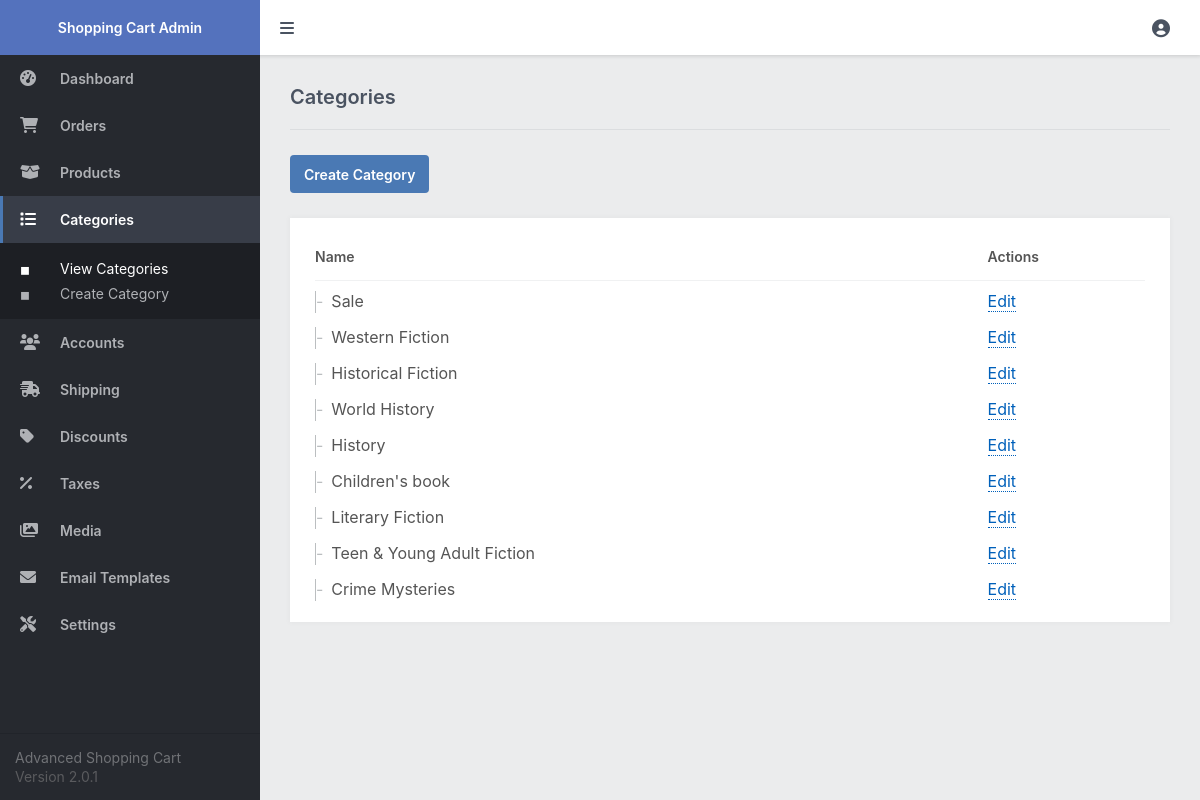
/admin/index.php?page=categories (signed in), run on the app's committed database.
### tables this page shows
CREATE TABLE `categories` (
  `id` int(11) NOT NULL,
  `name` varchar(255) NOT NULL,
  `parent_id` int(11) NOT NULL DEFAULT 0
);

### admin/index.php (called while the page is built, shortened)
<?php
include '../functions.php';
$page = isset($_GET['page']) && file_exists($_GET['page'] . '.php') ? $_GET['page'] : 'dashboard';
include $page . '.php';
?>

### admin/categories.php (the view, shortened to what this page needs)
<?php
$stmt = $pdo->prepare('SELECT * FROM categories');
$stmt->execute();
$categories = $stmt->fetchAll(PDO::FETCH_ASSOC);
function admin_populate_categories($categories, $parent_id = 0, $n = 0) {
    $html = '';
    foreach ($categories as $category) {
        if ($parent_id == $category['parent_id']) {
            $html .= '
            <tr>
                <td><span style="padding-right:8px;color:#bbbec0;border-left:1px solid #bbbec0;padding-bottom:2px;">-' . str_repeat('----', $n) . '</span>' . $category['name'] . '</td>
                <td><a href="index.php?page=category&id=' . $category['id'] . '" class="link1">Edit</a></td>
            </tr>
            ';
            $html .= admin_populate_categories($categories, $category['id'], $n+1);
        }
    }
    return $html;
}
?>
<?=template_admin_header('Categories', 'categories')?>
<div class="content-title">
    <h2>Categories</h2>
</div>
<div class="content-header responsive-flex-column pad-top-5">
    <a href="index.php?page=category" class="btn">Create Category</a>
</div>
<div class="content-block">
    <div class="table">
        <table>
            <thead>
                <tr>
                    <td>Name</td>
                    <td>Actions</td>
                </tr>
            </thead>
            <tbody>
                <?php if (empty($categories)): ?>
                <tr>
                    <td colspan="8" style="text-align:center;">There are no categories</td>
                </tr>
                <?php else: ?>
                <?=admin_populate_categories($categories)?>
                <?php endif; ?>
            </tbody>
        </table>
    </div>
</div>
<?=template_admin_footer()?>

### admin/admin.css (style rules this page uses)
* { box-sizing: border-box; font-family: -apple-system, BlinkMacSystemFont, "segoe ui", roboto, oxygen, ubuntu, cantarell, "fira sans", "droid sans", "helvetica neue", Arial, sans-serif; font-size: 16px; }
html { height: 100%; }
body { position: relative; min-height: 100%; color: #555555; background-color: #ebeced; margin: 0; }
h1, h2, h3, h4, h5 { color: #4a5361; margin: 0; padding: 0; }
main h2 { font-size: 20px; padding-bottom: 20px; font-weight: 600; }
main .content-title { border-bottom: 1px solid #dbdddf; display: flex; }
main .content-title h2 { flex: 1; }
main .content-header { display: flex; justify-content: space-between; }
main .content-block { background-color: #fff; margin-top: 25px; padding: 15px; box-shadow: 0px 0px 5px 1px rgba(0, 0, 0, 0.03); overflow: hidden; }
.table { overflow-x: auto; padding: 0 10px; }
.table table { width: 100%; border-collapse: collapse; }
.table table thead td { font-weight: 600; font-size: 14px; padding: 15px 0; }
.table table thead tr { border-bottom: 1px solid #f0f1f2; }
.table table tbody tr:first-child td { padding-top: 10px; }
.table table tbody td { padding: 8px 0; }
.link1, .link2 { text-decoration: none; color: #0060ba; border-bottom: 1px dotted; margin: 0 5px 0 0; }
.btn { display: inline-flex; align-items: center; justify-content: center; text-decoration: none; appearance: none; cursor: pointer; border: 0; background: #4a79b4; color: #FFFFFF; padding: 0 14px; font-size: 14px; font-weight: 600; border-radius: 4px; height: 38px; }
.pad-top-5 { padding-top: 25px; }

### data on the page
categories: name "Sale"
categories: name "Western Fiction"
categories: name "Historical Fiction"
categories: name "World History"
categories: name "History"
categories: name "Children's book"
categories: name "Literary Fiction"
categories: name "Teen & Young Adult Fiction"
categories: name "Crime Mysteries"
